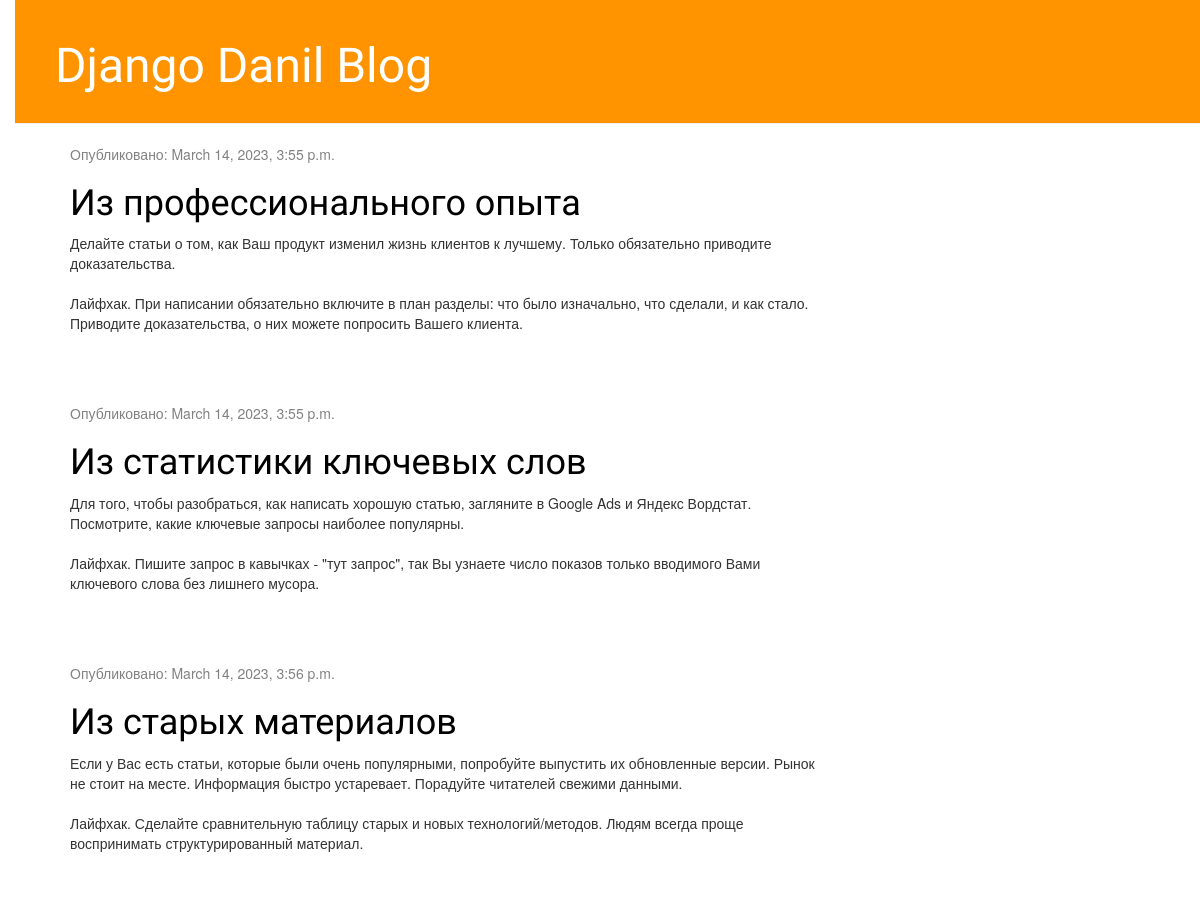
The app's page /, older data.
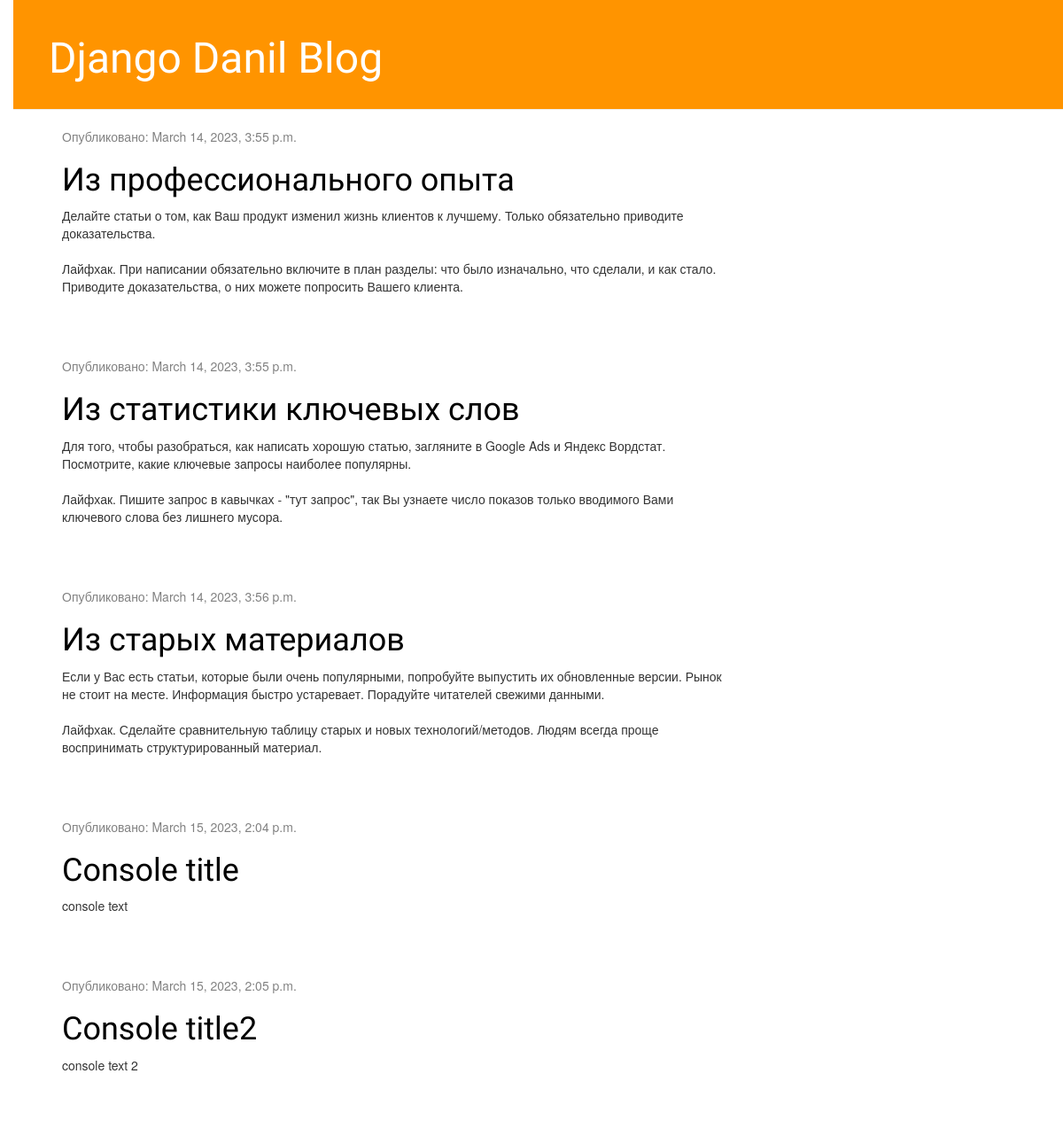
The same page, newer data.
### blog/models.py (models this page shows, shortened)
class Post(models.Model):
    author = models.ForeignKey(settings.AUTH_USER_MODEL, on_delete=models.CASCADE)
    title = models.CharField(max_length=200)
    text = models.TextField()
    created_date = models.DateTimeField(default=timezone.now)
    published_date = models.DateTimeField(null=True, blank=True)

### blog/views.py (the view)
# urls.py: path('', views.post_list, name='post_list'),
def post_list(request):
    posts = Post.objects.filter(published_date__lte=timezone.now()).order_by('published_date')
    content = {}
    return render(request, 'blog/post_list.html', {'posts': posts})

### blog/templates/blog/post_list.html
{% extends 'blog/base.html' %}
{% block content %}
    {% for post in posts %}
        <div class="post">
            <div class="date">
                <p>Опубликовано: {{ post.published_date }}</p>
            </div>
            <h1><a href="{% url 'post_detail' pk=post.pk %}">{{ post.title }}</a></h1>
            <p>{{ post.text|linebreaksbr }}</p>
        </div>
    {% endfor %}
{% endblock content %}

### blog/templates/blog/base.html (shortened to what this page needs)
<!DOCTYPE html>
{% load static %}
<html lang="en">
<head>
    <link rel="stylesheet" href="//maxcdn.bootstrapcdn.com/bootstrap/3.2.0/css/bootstrap.min.css">
    <link rel="stylesheet" href="//maxcdn.bootstrapcdn.com/bootstrap/3.2.0/css/bootstrap-theme.min.css">
    <link rel="stylesheet" href="{% static 'css/blog.css' %}">
</head>
    <body>
        <div class="page-header">
            <h1><a href="/">Django Danil Blog</a></h1>
        </div>
        <div class="content container">
            <div class="row">
                <div class="col-md-8">
                {% block content %}
                {% endblock %}
                </div>
            </div>
        </div>
    </body>
    </body>
</html>

### blog/static/css/blog.css (style rules this page uses)
h1 a { color: #8b8b86; font-family: 'Lobster'; }
body { padding-left: 15px; }
.page-header { background-color: #ff9400; margin-top: 0; padding: 20px 20px 20px 40px; }
.page-header h1, .page-header h1 a, .page-header h1 a:visited, .page-header h1 a:active { color: #ffffff; font-size: 36pt; text-decoration: none; }
.content { margin-left: 40px; }
h1, h2, h3, h4 { font-family: 'Lobster', cursive; }
.date { color: #828282; }
.post { margin-bottom: 70px; }
.post h1 a, .post h1 a:visited { color: #000000; }

Row changes from the older to the newer data that the page shows:
added Post: published_date "March 15, 2023, 2:04 p.m.", title "Console title", text "console text"
added Post: published_date "March 15, 2023, 2:05 p.m.", title "Console title2", text "console text 2"
